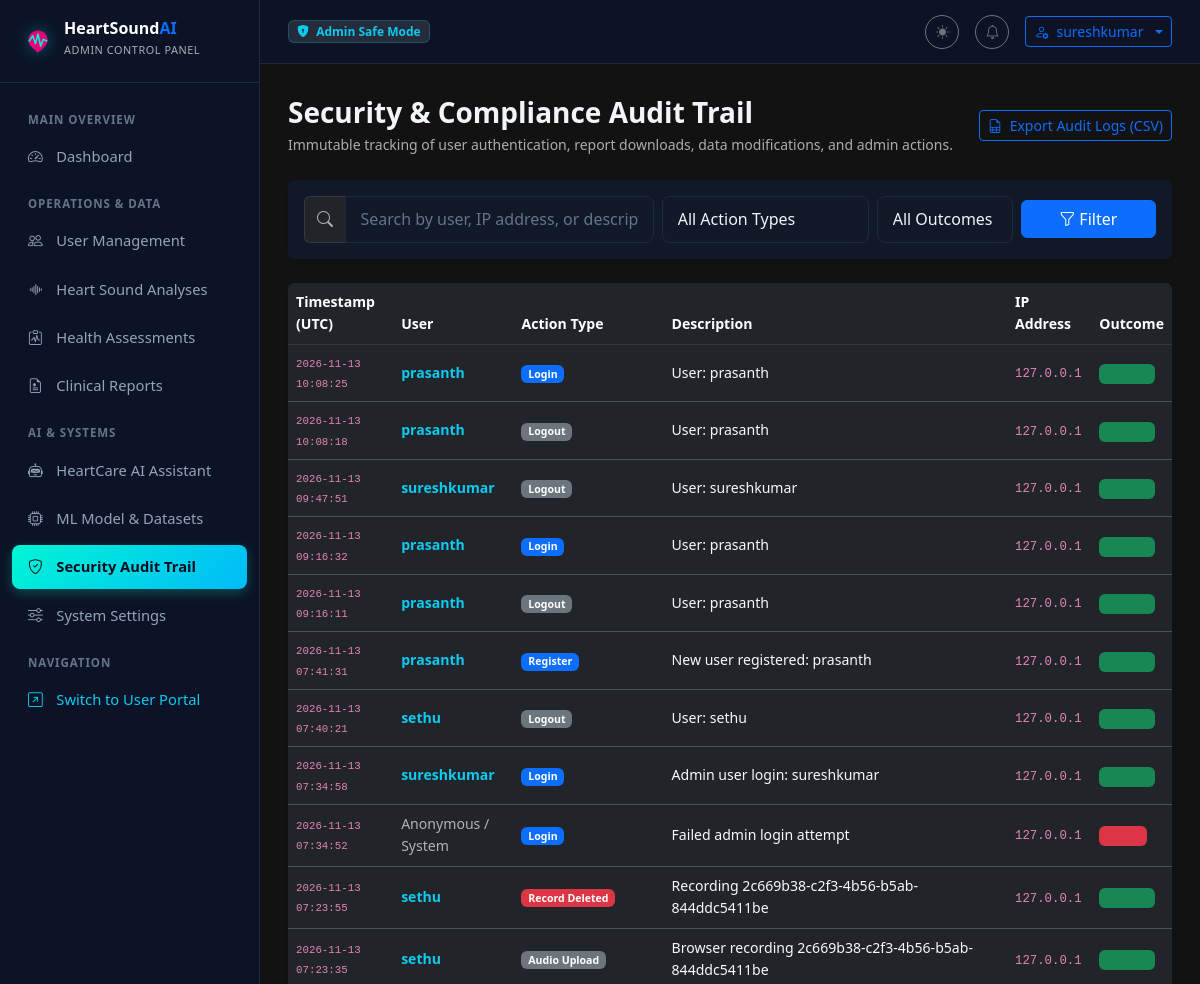
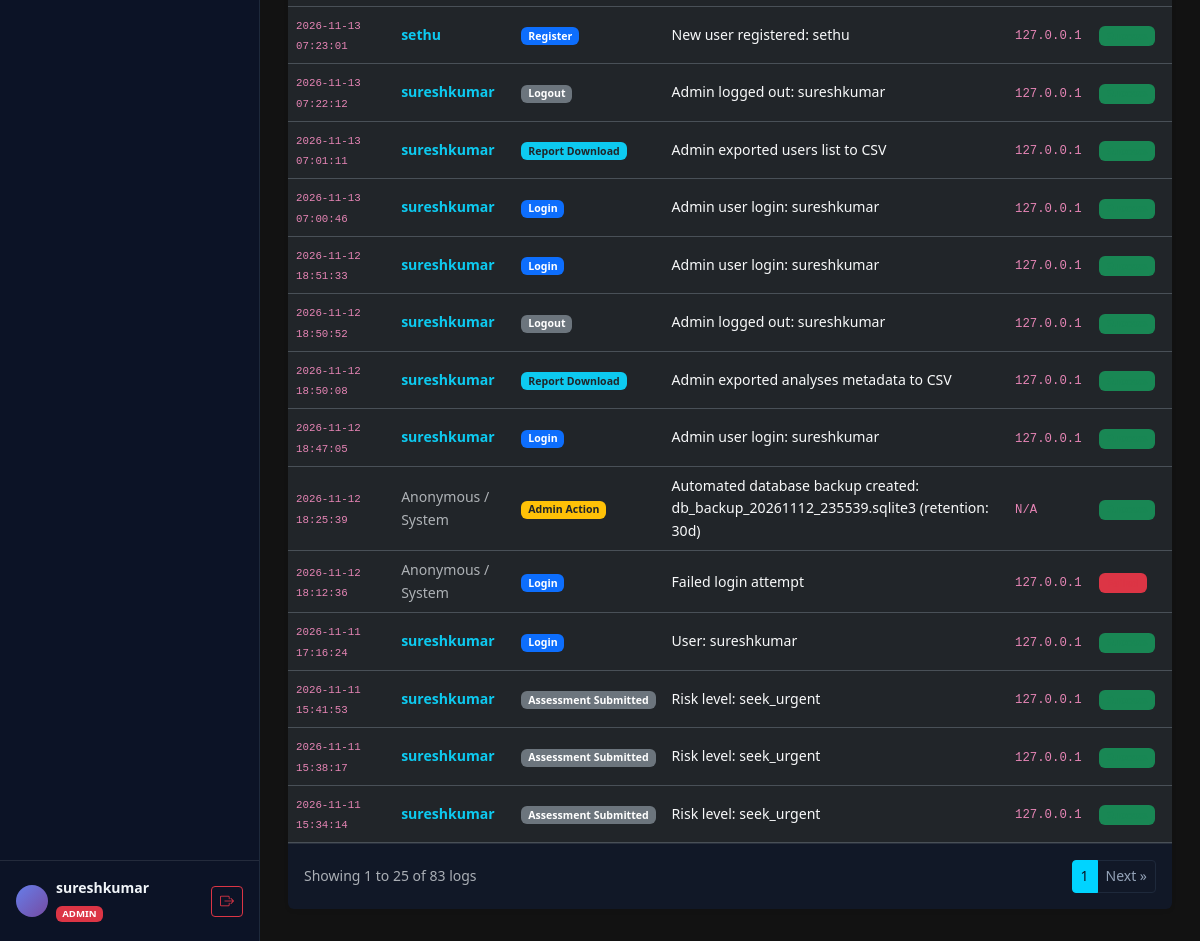
The app's page /admin-portal/audit-logs/ (signed in) with its own data (2 pictures, top to bottom).
### core/models.py (models this page shows, shortened)
class AuditLog(models.Model):
    ACTION_CHOICES = [
        ('login', 'Login'),
        ('logout', 'Logout'),
        ('register', 'Register'),
        ('upload', 'Audio Upload'),
        ('analysis', 'Analysis Run'),
        ('download', 'Report Download'),
        ('delete', 'Record Deleted'),
        ('admin', 'Admin Action'),
        ('profile_update', 'Profile Update'),
        ('assessment', 'Assessment Submitted'),
        ('chatbot', 'Chatbot Interaction'),
        ('password_reset', 'Password Reset'),
    ]
    user = models.ForeignKey(User, on_delete=models.SET_NULL, null=True, blank=True, related_name='audit_logs')
    action = models.CharField(max_length=50, choices=ACTION_CHOICES)
    description = models.CharField(max_length=255, blank=True)
    ip_address = models.GenericIPAddressField(null=True, blank=True)
    user_agent = models.CharField(max_length=512, blank=True)
    timestamp = models.DateTimeField(auto_now_add=True)
    success = models.BooleanField(default=True)
    class Meta:
        ordering = ['-timestamp']
        indexes = [
            models.Index(fields=['user', 'timestamp']),
            models.Index(fields=['action', 'timestamp']),
        ]

### admin_portal/views.py (the view)
# urls.py: path('audit-logs/', views.audit_log_list_view, name='audit_log_list'),
@admin_required
def audit_log_list_view(request):
    qs = AuditLog.objects.select_related('user').order_by('-timestamp')
    action_filter = request.GET.get('action', '').strip()
    if action_filter:
        qs = qs.filter(action=action_filter)
    success_filter = request.GET.get('success', '').strip()
    if success_filter in ['true', 'false']:
        qs = qs.filter(success=(success_filter == 'true'))
    q = request.GET.get('q', '').strip()
    if q:
        qs = qs.filter(Q(user__username__icontains=q) | Q(ip_address__icontains=q) | Q(description__icontains=q))
    paginator = Paginator(qs, 25)
    page_obj = paginator.get_page(request.GET.get('page', 1))
    context = {
        'page_obj': page_obj,
        'action_filter': action_filter,
        'success_filter': success_filter,
        'search_query': q,
        'total_count': qs.count(),
        'action_choices': AuditLog.ACTION_CHOICES,
    }
    return render(request, 'admin_portal/audit_logs/audit_log_list.html', context)

### accounts/models.py (called while the page is built)
    def is_admin(self):
        return self.role == 'admin' or self.user.is_staff or self.user.is_superuser

### core/models.py (called while the page is built)
    @classmethod
    def get_config(cls):
        config, _ = cls.objects.get_or_create(pk=1)
        return config

### templates/admin_portal/audit_logs/audit_log_list.html (shortened to what this page needs)
{% extends 'admin_portal/base_admin.html' %}
{% block content %}
<div class="d-flex flex-wrap align-items-center justify-content-between gap-3 mb-4">
  <div>
    <h3 class="fw-bold mb-1">Security & Compliance Audit Trail</h3>
    <p class="text-muted small mb-0">Immutable tracking of user authentication, report downloads, data modifications, and admin actions.</p>
  </div>
  <a href="{% url 'admin_portal:export_audit_logs_csv' %}" class="btn btn-sm btn-outline-primary">
    <i class="bi bi-file-earmark-spreadsheet me-1"></i> Export Audit Logs (CSV)
  </a>
</div>
<div class="card border-0 bg-card p-3 mb-4 shadow-sm">
  <form method="get" class="row g-2 align-items-center">
    <div class="col-md-5">
      <div class="input-group">
        <span class="input-group-text bg-dark border-secondary border-opacity-25 text-muted"><i class="bi bi-search"></i></span>
        <input type="text" name="q" class="form-control" placeholder="Search by user, IP address, or description..." value="{{ search_query }}">
      </div>
    </div>
    <div class="col-md-3">
      <select name="action" class="form-select">
        <option value="">All Action Types</option>
      </select>
    </div>
    <div class="col-md-2">
      <select name="success" class="form-select">
        <option value="">All Outcomes</option>
      </select>
    </div>
    <div class="col-md-2 d-flex gap-2">
      <button type="submit" class="btn btn-primary w-100"><i class="bi bi-funnel me-1"></i>Filter</button>
    </div>
  </form>
</div>
<div class="card border-0 bg-card shadow-sm overflow-hidden">
  <div class="table-responsive">
    <table class="table table-hover align-middle mb-0" style="font-size: 0.88rem;">
      <thead class="text-muted border-bottom border-secondary border-opacity-25">
        <tr>
          <th>Timestamp (UTC)</th>
          <th>User</th>
          <th>Action Type</th>
          <th>Description</th>
          <th>IP Address</th>
          <th>Outcome</th>
        </tr>
      </thead>
      <tbody>
        {% for log in page_obj %}
        <tr>
          <td class="text-muted small"><code>{{ log.timestamp|date:"Y-m-d H:i:s" }}</code></td>
          <td>
            {% if log.user %}
              <a href="{% url 'admin_portal:user_detail' log.user.id %}" class="text-info text-decoration-none fw-semibold">
                {{ log.user.username }}
              </a>
            {% else %}
              <span class="text-muted">Anonymous / System</span>
            {% endif %}
          </td>
          <td>
            <span class="badge {% if log.action == 'login' or log.action == 'register' %}bg-primary{% elif log.action == 'admin' %}bg-warning text-dark{% elif log.action == 'delete' %}bg-danger{% elif log.action == 'download' %}bg-info text-dark{% else %}bg-secondary{% endif %}">
              {{ log.get_action_display }}
            </span>
          </td>
          <td class="text-light">{{ log.description }}</td>
          <td><code>{{ log.ip_address|default:"N/A" }}</code></td>
          <td>
            {% if log.success %}
              <span class="badge bg-success bg-opacity-20 text-success border border-success border-opacity-25">Success</span>
            {% else %}
              <span class="badge bg-danger bg-opacity-20 text-danger border border-danger border-opacity-25">Failed</span>
            {% endif %}
          </td>
        </tr>
        {% endfor %}
      </tbody>
    </table>
  </div>
  {% if page_obj.has_other_pages %}
  <div class="p-3 border-top border-secondary border-opacity-25 d-flex justify-content-between align-items-center">
    <div class="text-muted small">Showing {{ page_obj.start_index }} to {{ page_obj.end_index }} of {{ page_obj.paginator.count }} logs</div>
    <ul class="pagination pagination-sm m-0">
      <li class="page-item active"><span class="page-link">{{ page_obj.number }}</span></li>
      {% if page_obj.has_next %}
      <li class="page-item"><a class="page-link" href="?page={{ page_obj.next_page_number }}&q={{ search_query }}&action={{ action_filter }}&success={{ success_filter }}">Next &raquo;</a></li>
      {% endif %}
    </ul>
  </div>
  {% endif %}
</div>
{% endblock %}

### templates/admin_portal/base_admin.html (shortened to what this page needs)
{% load static %}
<!DOCTYPE html>
<html lang="en" data-bs-theme="dark">
<head>
  <link href="https://cdn.jsdelivr.net/npm/bootstrap@5.3.2/dist/css/bootstrap.min.css" rel="stylesheet">
  <link href="https://cdn.jsdelivr.net/npm/bootstrap-icons@1.11.3/font/bootstrap-icons.min.css" rel="stylesheet">
  <link href="{% static 'css/main.css' %}" rel="stylesheet">
</head>
<body>
<div class="admin-wrapper">
  <aside class="admin-sidebar" id="adminSidebar">
    <div class="admin-sidebar-brand">
      <div class="brand-icon">
      </div>
      <div>
        <div class="fw-bold lh-1 text-white">HeartSound<span class="text-primary">AI</span></div>
        <small class="text-muted" style="font-size: 0.68rem; letter-spacing: 0.05em;">ADMIN CONTROL PANEL</small>
      </div>
    </div>
    <nav class="admin-sidebar-nav">
      <div class="admin-nav-header">Main Overview</div>
      <a href="{% url 'admin_portal:dashboard' %}" class="admin-nav-item {% if request.resolver_match.url_name == 'dashboard' %}active{% endif %}">
        <i class="bi bi-speedometer2"></i> Dashboard
      </a>
      <div class="admin-nav-header">Operations & Data</div>
      <a href="{% url 'admin_portal:user_list' %}" class="admin-nav-item {% if 'users' in request.path %}active{% endif %}">
        <i class="bi bi-people"></i> User Management
      </a>
      <a href="{% url 'admin_portal:analysis_list' %}" class="admin-nav-item {% if 'analyses' in request.path %}active{% endif %}">
        <i class="bi bi-soundwave"></i> Heart Sound Analyses
      </a>
      <a href="{% url 'admin_portal:assessment_list' %}" class="admin-nav-item {% if 'assessments' in request.path %}active{% endif %}">
        <i class="bi bi-clipboard-pulse"></i> Health Assessments
      </a>
      <a href="{% url 'admin_portal:report_list' %}" class="admin-nav-item {% if 'reports' in request.path %}active{% endif %}">
        <i class="bi bi-file-earmark-medical"></i> Clinical Reports
      </a>
      <div class="admin-nav-header">AI & Systems</div>
      <a href="{% url 'admin_portal:chatbot_monitor' %}" class="admin-nav-item {% if 'chatbot' in request.path %}active{% endif %}">
        <i class="bi bi-robot"></i> HeartCare AI Assistant
      </a>
      <a href="{% url 'admin_portal:model_management' %}" class="admin-nav-item {% if 'models' in request.path %}active{% endif %}">
        <i class="bi bi-cpu"></i> ML Model & Datasets
      </a>
      <a href="{% url 'admin_portal:audit_log_list' %}" class="admin-nav-item {% if 'audit-logs' in request.path %}active{% endif %}">
        <i class="bi bi-shield-check"></i> Security Audit Trail
      </a>
      <a href="{% url 'admin_portal:site_settings' %}" class="admin-nav-item {% if 'settings' in request.path %}active{% endif %}">
        <i class="bi bi-sliders"></i> System Settings
      </a>
      <div class="admin-nav-header">Navigation</div>
      <a href="{% url 'dashboard:dashboard' %}" class="admin-nav-item text-info">
        <i class="bi bi-arrow-up-right-square"></i> Switch to User Portal
      </a>
    </nav>
    <div class="p-3 border-top border-secondary border-opacity-25 d-flex align-items-center justify-content-between">
      <div class="d-flex align-items-center gap-2">
        <div class="avatar-placeholder rounded-circle bg-primary text-dark fw-bold" style="width: 32px; height: 32px; display:flex; align-items:center; justify-content:center; font-size: 0.8rem;">
        </div>
        <div class="overflow-hidden">
          <div class="small fw-semibold text-truncate" style="max-width: 120px;">{{ user.username }}</div>
          <span class="badge bg-danger text-uppercase" style="font-size: 0.6rem;">Admin</span>
        </div>
      </div>
      <form method="post" action="{% url 'admin_portal:logout' %}" class="m-0">
        <button type="submit" class="btn btn-sm btn-outline-danger p-1 px-2" title="Logout">
          <i class="bi bi-box-arrow-right"></i>
        </button>
      </form>
    </div>
  </aside>
  <div class="admin-content">
    <header class="admin-topbar">
      <div class="d-flex align-items-center gap-3">
        <span class="badge bg-secondary bg-opacity-25 text-info border border-info border-opacity-25 px-2 py-1">
          <i class="bi bi-shield-lock-fill me-1"></i> Admin Safe Mode
        </span>
      </div>
      <div class="d-flex align-items-center gap-3">
        <button class="btn btn-sm btn-outline-secondary rounded-circle" id="themeToggleBtn" type="button" title="Toggle Light/Dark Theme" style="width: 34px; height: 34px; padding:0;">
          <i class="bi bi-sun-fill" id="themeIcon"></i>
        </button>
        <a href="{% url 'admin_portal:audit_log_list' %}" class="btn btn-sm btn-outline-secondary rounded-circle position-relative" title="System Audit Logs" style="width: 34px; height: 34px; padding:0; display:flex; align-items:center; justify-content:center;">
          <i class="bi bi-bell"></i>
        </a>
        <div class="dropdown">
          <button class="btn btn-sm btn-outline-primary dropdown-toggle d-flex align-items-center gap-2" type="button" data-bs-toggle="dropdown">
            <i class="bi bi-person-gear"></i>
            <span>{{ user.username }}</span>
          </button>
        </div>
      </div>
    </header>
    <main class="admin-main">
      {% block content %}{% endblock %}
    </main>
  </div>
</div>
</body>
</html>

### static/css/main.css (style rules this page uses)
:root { --bg-primary: #0a0f1e; --bg-secondary: #0d1529; --bg-card: #111827; --bg-card-hover: #1a2235; --accent-cyan: #00d4ff; --accent-teal: #00f5d4; --accent-purple: #7c3aed; --accent-blue: #3b82f6; --accent-green: #10b981; --accent-red: #ef4444; --accent-yellow: #f59e0b; --text-primary: #f1f5f9; --text-secondary: #94a3b8; --text-muted: #64748b; --border-color: #1e293b; --border-glow: rgba(0, 212, 255, 0.3); --gradient-brand: linear-gradient(135deg, #667eea 0%, #764ba2 100%); --gradient-cyan: linear-gradient(135deg, #00d4ff 0%, #00f5d4 100%); --gradient-dark: linear-gradient(135deg, #0a0f1e 0%, #0d1529 100%); --shadow-glow: 0 0 30px rgba(0, 212, 255, 0.15); --shadow-card: 0 4px 24px rgba(0, 0, 0, 0.4); --radius: 12px; --radius-sm: 8px; --transition: all 0.3s cubic-bezier(0.4, 0, 0.2, 1); }
*, *::before, *::after { box-sizing: border-box; }
html { scroll-behavior: smooth; }
body { background: var(--bg-primary); color: var(--text-primary); font-family: 'Segoe UI', system-ui, -apple-system, sans-serif; line-height: 1.6; overflow-x: hidden; }
.brand-icon svg { filter: drop-shadow(0 0 8px rgba(0,212,255,0.4)); }
.avatar-placeholder { width: 28px; height: 28px; background: var(--gradient-brand); border-radius: 50%; display: flex; align-items: center; justify-content: center; font-size: 11px; font-weight: 700; color: white; }
.form-control, .form-select { background: var(--bg-card); border: 1px solid var(--border-color); color: var(--text-primary); border-radius: var(--radius-sm); padding: 0.65rem 0.9rem; transition: var(--transition); }
.form-control::placeholder { color: var(--text-muted); }
.bg-card { background: var(--bg-card) !important; }
.page-link { background: var(--bg-card); border-color: var(--border-color); color: var(--text-secondary); }
.page-item.active .page-link { background: var(--accent-cyan); border-color: var(--accent-cyan); color: #0a0f1e; }
:root { --sidebar-width: 250px; --sidebar-collapsed-width: 72px; --topbar-height: 68px; }

### templates/admin_portal/base_admin.html (style rules this page uses)
:root { --admin-sidebar-width: 260px; }
body { overflow-x: hidden; background-color: var(--bg-dark); color: var(--text-primary); }
.admin-wrapper { display: flex; min-height: 100vh; }
.admin-sidebar { width: var(--admin-sidebar-width); background: rgba(13, 21, 41, 0.95); border-right: 1px solid var(--border-color); display: flex; flex-direction: column; position: fixed; top: 0; bottom: 0; left: 0; z-index: 1030; transition: transform 0.3s ease; }
.admin-sidebar-brand { padding: 1.25rem 1.5rem; border-bottom: 1px solid var(--border-color); display: flex; align-items: center; gap: 0.75rem; }
.admin-sidebar-nav { flex: 1; padding: 1rem 0.75rem; overflow-y: auto; }
.admin-nav-item { display: flex; align-items: center; gap: 0.85rem; padding: 0.65rem 1rem; color: var(--text-secondary); border-radius: 8px; font-weight: 500; font-size: 0.92rem; text-decoration: none; margin-bottom: 0.25rem; transition: all 0.2s ease; }
.admin-nav-item.active { color: #0a0f1e; background: linear-gradient(135deg, #00f5d4 0%, #00bbf9 100%); font-weight: 600; box-shadow: 0 4px 12px rgba(0, 245, 212, 0.25); }
.admin-nav-header { font-size: 0.72rem; text-transform: uppercase; letter-spacing: 0.08em; color: var(--text-muted); padding: 0.75rem 1rem 0.35rem; font-weight: 700; }
.admin-content { flex: 1; margin-left: var(--admin-sidebar-width); display: flex; flex-direction: column; min-width: 0; }
.admin-topbar { height: 64px; background: rgba(13, 21, 41, 0.85); backdrop-filter: blur(12px); border-bottom: 1px solid var(--border-color); display: flex; align-items: center; justify-content: space-between; padding: 0 1.75rem; position: sticky; top: 0; z-index: 1020; }
.admin-main { padding: 2rem 1.75rem; flex: 1; }

### records on screen
AuditLog: timestamp "2026-11-13 10:08:25", user.username "prasanth", action "Login", description "User: prasanth", ip_address "127.0.0.1"
AuditLog: timestamp "2026-11-13 10:08:18", user.username "prasanth", action "Logout", description "User: prasanth", ip_address "127.0.0.1"
AuditLog: timestamp "2026-11-13 09:47:51", user.username "sureshkumar", action "Logout", description "User: sureshkumar", ip_address "127.0.0.1"
AuditLog: timestamp "2026-11-13 09:16:32", user.username "prasanth", action "Login", description "User: prasanth", ip_address "127.0.0.1"
AuditLog: timestamp "2026-11-13 09:16:11", user.username "prasanth", action "Logout", description "User: prasanth", ip_address "127.0.0.1"
AuditLog: timestamp "2026-11-13 07:41:31", user.username "prasanth", action "Register", description "New user registered: prasanth", ip_address "127.0.0.1"
AuditLog: timestamp "2026-11-13 07:40:21", user.username "sethu", action "Logout", description "User: sethu", ip_address "127.0.0.1"
AuditLog: timestamp "2026-11-13 07:34:58", user.username "sureshkumar", action "Login", description "Admin user login: sureshkumar", ip_address "127.0.0.1"
AuditLog: timestamp "2026-11-13 07:34:52", shows "Anonymous / System", action "Login", description "Failed admin login attempt", ip_address "127.0.0.1"
AuditLog: timestamp "2026-11-13 07:23:55", user.username "sethu", action "Record Deleted", description "Recording 2c669b38-c2f3-4b56-b5ab-844ddc5411be", ip_address "127.0.0.1"
AuditLog: timestamp "2026-11-13 07:23:35", user.username "sethu", action "Audio Upload", description "Browser recording 2c669b38-c2f3-4b56-b5ab-844ddc5411be", ip_address "127.0.0.1"
AuditLog: timestamp "2026-11-13 07:23:01", user.username "sethu", action "Register", description "New user registered: sethu", ip_address "127.0.0.1"
AuditLog: timestamp "2026-11-13 07:22:12", user.username "sureshkumar", action "Logout", description "Admin logged out: sureshkumar", ip_address "127.0.0.1"
AuditLog: timestamp "2026-11-13 07:01:11", user.username "sureshkumar", action "Report Download", description "Admin exported users list to CSV", ip_address "127.0.0.1"
AuditLog: timestamp "2026-11-13 07:00:46", user.username "sureshkumar", action "Login", description "Admin user login: sureshkumar", ip_address "127.0.0.1"
AuditLog: timestamp "2026-11-12 18:51:33", user.username "sureshkumar", action "Login", description "Admin user login: sureshkumar", ip_address "127.0.0.1"
AuditLog: timestamp "2026-11-12 18:50:52", user.username "sureshkumar", action "Logout", description "Admin logged out: sureshkumar", ip_address "127.0.0.1"
AuditLog: timestamp "2026-11-12 18:50:08", user.username "sureshkumar", action "Report Download", description "Admin exported analyses metadata to CSV", ip_address "127.0.0.1"
AuditLog: timestamp "2026-11-12 18:47:05", user.username "sureshkumar", action "Login", description "Admin user login: sureshkumar", ip_address "127.0.0.1"
AuditLog: timestamp "2026-11-12 18:25:39", shows "Anonymous / System", action "Admin Action", description "Automated database backup created: db_backup_20261112_235539.sqlite3 (retention: 30d)", ip_address "N/A"
AuditLog: timestamp "2026-11-12 18:12:36", shows "Anonymous / System", action "Login", description "Failed login attempt", ip_address "127.0.0.1"
AuditLog: timestamp "2026-11-11 17:16:24", user.username "sureshkumar", action "Login", description "User: sureshkumar", ip_address "127.0.0.1"
AuditLog: timestamp "2026-11-11 15:41:53", user.username "sureshkumar", action "Assessment Submitted", description "Risk level: seek_urgent", ip_address "127.0.0.1"
AuditLog: timestamp "2026-11-11 15:38:17", user.username "sureshkumar", action "Assessment Submitted", description "Risk level: seek_urgent", ip_address "127.0.0.1"
AuditLog: timestamp "2026-11-11 15:34:14", user.username "sureshkumar", action "Assessment Submitted", description "Risk level: seek_urgent", ip_address "127.0.0.1"

### other values on screen
{{ user.username }} "sureshkumar"
{{ page_obj.start_index }} "1"
{{ page_obj.end_index }} "25"
{{ page_obj.paginator.count }} "83"
{{ page_obj.number }} "1"
